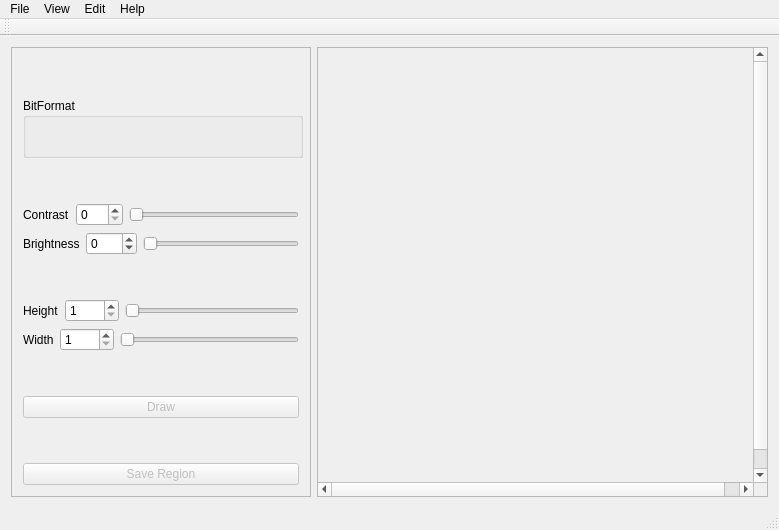
<?xml version="1.0" encoding="UTF-8"?>
<ui version="4.0">
 <class>MainWindow</class>
 <widget class="QMainWindow" name="MainWindow">
  <property name="geometry">
   <rect>
    <x>0</x>
    <y>0</y>
    <width>779</width>
    <height>530</height>
   </rect>
  </property>
  <property name="windowTitle">
   <string>MainWindow</string>
  </property>
  <widget class="QWidget" name="centralWidget">
   <property name="minimumSize">
    <size>
     <width>533</width>
     <height>319</height>
    </size>
   </property>
   <layout class="QGridLayout" name="gridLayout_2">
    <item row="0" column="0">
     <widget class="QFrame" name="frame">
      <property name="maximumSize">
       <size>
        <width>300</width>
        <height>16777215</height>
       </size>
      </property>
      <property name="frameShape">
       <enum>QFrame::StyledPanel</enum>
      </property>
      <property name="frameShadow">
       <enum>QFrame::Raised</enum>
      </property>
      <layout class="QGridLayout" name="gridLayout">
       <item row="4" column="0">
        <layout class="QHBoxLayout" name="horizontalLayout">
         <item>
          <widget class="QLabel" name="contrastLabel">
           <property name="text">
            <string>Contrast</string>
           </property>
          </widget>
         </item>
         <item>
          <widget class="QSpinBox" name="contrastSpinBox">
           <property name="maximum">
            <number>100</number>
           </property>
          </widget>
         </item>
         <item>
          <widget class="QSlider" name="contrastSlider">
           <property name="maximum">
            <number>100</number>
           </property>
           <property name="orientation">
            <enum>Qt::Horizontal</enum>
           </property>
          </widget>
         </item>
        </layout>
       </item>
       <item row="3" column="0">
        <spacer name="verticalSpacer">
         <property name="orientation">
          <enum>Qt::Vertical</enum>
         </property>
         <property name="sizeHint" stdset="0">
          <size>
           <width>20</width>
           <height>40</height>
          </size>
         </property>
        </spacer>
       </item>
       <item row="6" column="0">
        <spacer name="verticalSpacer_3">
         <property name="orientation">
          <enum>Qt::Vertical</enum>
         </property>
         <property name="sizeHint" stdset="0">
          <size>
           <width>20</width>
           <height>40</height>
          </size>
         </property>
        </spacer>
       </item>
       <item row="7" column="0">
        <layout class="QHBoxLayout" name="horizontalLayout_3">
         <item>
          <widget class="QLabel" name="heightLabel">
           <property name="text">
            <string>Height</string>
           </property>
          </widget>
         </item>
         <item>
          <widget class="QSpinBox" name="heightSpinBox">
           <property name="minimum">
            <number>1</number>
           </property>
           <property name="maximum">
            <number>9999</number>
           </property>
          </widget>
         </item>
         <item>
          <widget class="QSlider" name="heightSlider">
           <property name="minimum">
            <number>1</number>
           </property>
           <property name="maximum">
            <number>9999</number>
           </property>
           <property name="orientation">
            <enum>Qt::Horizontal</enum>
           </property>
          </widget>
         </item>
        </layout>
       </item>
       <item row="0" column="0">
        <spacer name="verticalSpacer_2">
         <property name="orientation">
          <enum>Qt::Vertical</enum>
         </property>
         <property name="sizeHint" stdset="0">
          <size>
           <width>20</width>
           <height>40</height>
          </size>
         </property>
        </spacer>
       </item>
       <item row="5" column="0">
        <layout class="QHBoxLayout" name="horizontalLayout_2">
         <item>
          <widget class="QLabel" name="brightnessLabel">
           <property name="text">
            <string>Brightness</string>
           </property>
          </widget>
         </item>
         <item>
          <widget class="QSpinBox" name="brightnessSpinBox">
           <property name="minimum">
            <number>-255</number>
           </property>
           <property name="maximum">
            <number>255</number>
           </property>
          </widget>
         </item>
         <item>
          <widget class="QSlider" name="brightnessSlider">
           <property name="minimum">
            <number>0</number>
           </property>
           <property name="maximum">
            <number>100</number>
           </property>
           <property name="orientation">
            <enum>Qt::Horizontal</enum>
           </property>
          </widget>
         </item>
        </layout>
       </item>
       <item row="10" column="0">
        <widget class="QPushButton" name="drawPushButton">
         <property name="enabled">
          <bool>false</bool>
         </property>
         <property name="text">
          <string>Draw</string>
         </property>
        </widget>
       </item>
       <item row="9" column="0">
        <spacer name="verticalSpacer_5">
         <property name="orientation">
          <enum>Qt::Vertical</enum>
         </property>
         <property name="sizeHint" stdset="0">
          <size>
           <width>20</width>
           <height>40</height>
          </size>
         </property>
        </spacer>
       </item>
       <item row="8" column="0">
        <layout class="QHBoxLayout" name="horizontalLayout_4">
         <item>
          <widget class="QLabel" name="widthLabel">
           <property name="text">
            <string>Width</string>
           </property>
          </widget>
         </item>
         <item>
          <widget class="QSpinBox" name="widthSpinBox">
           <property name="minimum">
            <number>1</number>
           </property>
           <property name="maximum">
            <number>9999</number>
           </property>
          </widget>
         </item>
         <item>
          <widget class="QSlider" name="widthSlider">
           <property name="minimum">
            <number>1</number>
           </property>
           <property name="maximum">
            <number>9999</number>
           </property>
           <property name="orientation">
            <enum>Qt::Horizontal</enum>
           </property>
          </widget>
         </item>
        </layout>
       </item>
       <item row="11" column="0">
        <spacer name="verticalSpacer_4">
         <property name="orientation">
          <enum>Qt::Vertical</enum>
         </property>
         <property name="sizeHint" stdset="0">
          <size>
           <width>20</width>
           <height>40</height>
          </size>
         </property>
        </spacer>
       </item>
       <item row="2" column="0">
        <widget class="QGroupBox" name="bitGroupBox">
         <property name="minimumSize">
          <size>
           <width>280</width>
           <height>60</height>
          </size>
         </property>
         <property name="maximumSize">
          <size>
           <width>461</width>
           <height>60</height>
          </size>
         </property>
         <property name="title">
          <string>BitFormat</string>
         </property>
         <widget class="QWidget" name="layoutWidget">
          <property name="geometry">
           <rect>
            <x>11</x>
            <y>22</y>
            <width>258</width>
            <height>19</height>
           </rect>
          </property>
          <layout class="QHBoxLayout" name="horizontalLayout_5">
           <item>
            <widget class="QRadioButton" name="oneBitButton">
             <property name="sizePolicy">
              <sizepolicy hsizetype="Preferred" vsizetype="Fixed">
               <horstretch>0</horstretch>
               <verstretch>0</verstretch>
              </sizepolicy>
             </property>
             <property name="text">
              <string>1 Bit</string>
             </property>
            </widget>
           </item>
           <item>
            <widget class="QRadioButton" name="fourBitButton">
             <property name="sizePolicy">
              <sizepolicy hsizetype="Preferred" vsizetype="Fixed">
               <horstretch>0</horstretch>
               <verstretch>0</verstretch>
              </sizepolicy>
             </property>
             <property name="text">
              <string>4 Bit</string>
             </property>
            </widget>
           </item>
           <item>
            <widget class="QRadioButton" name="eightBitButton">
             <property name="sizePolicy">
              <sizepolicy hsizetype="Preferred" vsizetype="Fixed">
               <horstretch>0</horstretch>
               <verstretch>0</verstretch>
              </sizepolicy>
             </property>
             <property name="text">
              <string>8 Bit</string>
             </property>
            </widget>
           </item>
           <item>
            <widget class="QRadioButton" name="sixteenBitButton">
             <property name="sizePolicy">
              <sizepolicy hsizetype="Preferred" vsizetype="Fixed">
               <horstretch>0</horstretch>
               <verstretch>0</verstretch>
              </sizepolicy>
             </property>
             <property name="text">
              <string>16 Bit</string>
             </property>
            </widget>
           </item>
           <item>
            <widget class="QRadioButton" name="twentyfourBitButton">
             <property name="sizePolicy">
              <sizepolicy hsizetype="Preferred" vsizetype="Fixed">
               <horstretch>0</horstretch>
               <verstretch>0</verstretch>
              </sizepolicy>
             </property>
             <property name="text">
              <string>24 Bit</string>
             </property>
            </widget>
           </item>
          </layout>
         </widget>
        </widget>
       </item>
       <item row="12" column="0">
        <widget class="QPushButton" name="saveAreaButton">
         <property name="enabled">
          <bool>false</bool>
         </property>
         <property name="text">
          <string>Save Region</string>
         </property>
        </widget>
       </item>
      </layout>
     </widget>
    </item>
    <item row="0" column="1">
     <layout class="QHBoxLayout" name="horizontalLayout_7">
      <item>
       <widget class="QScrollArea" name="scrollArea">
        <property name="sizePolicy">
         <sizepolicy hsizetype="MinimumExpanding" vsizetype="Preferred">
          <horstretch>0</horstretch>
          <verstretch>0</verstretch>
         </sizepolicy>
        </property>
        <property name="verticalScrollBarPolicy">
         <enum>Qt::ScrollBarAsNeeded</enum>
        </property>
        <property name="horizontalScrollBarPolicy">
         <enum>Qt::ScrollBarAsNeeded</enum>
        </property>
        <property name="widgetResizable">
         <bool>false</bool>
        </property>
        <widget class="QWidget" name="scrollAreaWidgetContents">
         <property name="geometry">
          <rect>
           <x>0</x>
           <y>0</y>
           <width>451</width>
           <height>455</height>
          </rect>
         </property>
         <layout class="QGridLayout" name="gridLayout_3"/>
        </widget>
       </widget>
      </item>
     </layout>
    </item>
   </layout>
  </widget>
  <widget class="QMenuBar" name="menuBar">
   <property name="geometry">
    <rect>
     <x>0</x>
     <y>0</y>
     <width>779</width>
     <height>21</height>
    </rect>
   </property>
   <widget class="QMenu" name="menuFile">
    <property name="title">
     <string>File</string>
    </property>
    <addaction name="actionFile"/>
    <addaction name="actionSave"/>
    <addaction name="actionSave_As"/>
    <addaction name="separator"/>
    <addaction name="actionExit"/>
   </widget>
   <widget class="QMenu" name="menuEdit">
    <property name="title">
     <string>Edit</string>
    </property>
    <addaction name="actionUndo"/>
   </widget>
   <widget class="QMenu" name="menuView">
    <property name="title">
     <string>View</string>
    </property>
    <addaction name="actionZoomIn"/>
    <addaction name="actionZoomOut"/>
    <addaction name="actionNormal_Size"/>
    <addaction name="separator"/>
    <addaction name="actionFit_To_Window"/>
   </widget>
   <widget class="QMenu" name="menuHelp">
    <property name="title">
     <string>Help</string>
    </property>
    <addaction name="actionAbout"/>
    <addaction name="actionAbout_Qt"/>
   </widget>
   <addaction name="menuFile"/>
   <addaction name="menuView"/>
   <addaction name="menuEdit"/>
   <addaction name="menuHelp"/>
  </widget>
  <widget class="QToolBar" name="mainToolBar">
   <attribute name="toolBarArea">
    <enum>TopToolBarArea</enum>
   </attribute>
   <attribute name="toolBarBreak">
    <bool>false</bool>
   </attribute>
  </widget>
  <widget class="QStatusBar" name="statusBar"/>
  <action name="actionNew">
   <property name="text">
    <string>New</string>
   </property>
   <property name="statusTip">
    <string>Create a new image file</string>
   </property>
   <property name="shortcut">
    <string>Ctrl+N</string>
   </property>
  </action>
  <action name="actionExit">
   <property name="text">
    <string>Exit</string>
   </property>
   <property name="statusTip">
    <string>Exit the application</string>
   </property>
   <property name="shortcut">
    <string>Ctrl+Q</string>
   </property>
  </action>
  <action name="actionSave">
   <property name="text">
    <string>Save</string>
   </property>
   <property name="shortcut">
    <string>Ctrl+S</string>
   </property>
  </action>
  <action name="actionFile">
   <property name="text">
    <string>Open...</string>
   </property>
   <property name="shortcut">
    <string>Ctrl+O</string>
   </property>
  </action>
  <action name="actionInput">
   <property name="text">
    <string>Input</string>
   </property>
   <property name="shortcut">
    <string>Ctrl+I</string>
   </property>
  </action>
  <action name="actionSave_As">
   <property name="text">
    <string>Save As</string>
   </property>
  </action>
  <action name="actionUndo">
   <property name="text">
    <string>Undo</string>
   </property>
   <property name="shortcut">
    <string>Ctrl+Z</string>
   </property>
  </action>
  <action name="actionZoomIn">
   <property name="text">
    <string>Zoom In (25%)</string>
   </property>
   <property name="shortcut">
    <string>Ctrl++</string>
   </property>
  </action>
  <action name="actionZoomOut">
   <property name="text">
    <string>Zoom Out (25%)</string>
   </property>
   <property name="shortcut">
    <string>Ctrl+-</string>
   </property>
  </action>
  <action name="actionNormal_Size">
   <property name="text">
    <string>Normal Size</string>
   </property>
   <property name="shortcut">
    <string>Ctrl+0</string>
   </property>
  </action>
  <action name="actionFit_To_Window">
   <property name="checkable">
    <bool>true</bool>
   </property>
   <property name="text">
    <string>Fit To Window</string>
   </property>
   <property name="shortcut">
    <string>Ctrl+F</string>
   </property>
  </action>
  <action name="actionAbout">
   <property name="text">
    <string>About</string>
   </property>
  </action>
  <action name="actionAbout_Qt">
   <property name="text">
    <string>About Qt</string>
   </property>
  </action>
 </widget>
 <layoutdefault spacing="6" margin="11"/>
 <resources/>
 <connections>
  <connection>
   <sender>contrastSlider</sender>
   <signal>valueChanged(int)</signal>
   <receiver>contrastSpinBox</receiver>
   <slot>setValue(int)</slot>
   <hints>
    <hint type="sourcelabel">
     <x>297</x>
     <y>232</y>
    </hint>
    <hint type="destinationlabel">
     <x>110</x>
     <y>231</y>
    </hint>
   </hints>
  </connection>
  <connection>
   <sender>brightnessSlider</sender>
   <signal>valueChanged(int)</signal>
   <receiver>brightnessSpinBox</receiver>
   <slot>setValue(int)</slot>
   <hints>
    <hint type="sourcelabel">
     <x>297</x>
     <y>262</y>
    </hint>
    <hint type="destinationlabel">
     <x>122</x>
     <y>261</y>
    </hint>
   </hints>
  </connection>
  <connection>
   <sender>contrastSpinBox</sender>
   <signal>valueChanged(int)</signal>
   <receiver>contrastSlider</receiver>
   <slot>setValue(int)</slot>
   <hints>
    <hint type="sourcelabel">
     <x>110</x>
     <y>231</y>
    </hint>
    <hint type="destinationlabel">
     <x>297</x>
     <y>232</y>
    </hint>
   </hints>
  </connection>
  <connection>
   <sender>brightnessSpinBox</sender>
   <signal>valueChanged(int)</signal>
   <receiver>brightnessSlider</receiver>
   <slot>setValue(int)</slot>
   <hints>
    <hint type="sourcelabel">
     <x>122</x>
     <y>261</y>
    </hint>
    <hint type="destinationlabel">
     <x>297</x>
     <y>262</y>
    </hint>
   </hints>
  </connection>
  <connection>
   <sender>heightSlider</sender>
   <signal>valueChanged(int)</signal>
   <receiver>heightSpinBox</receiver>
   <slot>setValue(int)</slot>
   <hints>
    <hint type="sourcelabel">
     <x>297</x>
     <y>338</y>
    </hint>
    <hint type="destinationlabel">
     <x>105</x>
     <y>337</y>
    </hint>
   </hints>
  </connection>
  <connection>
   <sender>widthSlider</sender>
   <signal>valueChanged(int)</signal>
   <receiver>widthSpinBox</receiver>
   <slot>setValue(int)</slot>
   <hints>
    <hint type="sourcelabel">
     <x>297</x>
     <y>368</y>
    </hint>
    <hint type="destinationlabel">
     <x>102</x>
     <y>367</y>
    </hint>
   </hints>
  </connection>
  <connection>
   <sender>heightSpinBox</sender>
   <signal>valueChanged(int)</signal>
   <receiver>heightSlider</receiver>
   <slot>setValue(int)</slot>
   <hints>
    <hint type="sourcelabel">
     <x>105</x>
     <y>337</y>
    </hint>
    <hint type="destinationlabel">
     <x>297</x>
     <y>338</y>
    </hint>
   </hints>
  </connection>
  <connection>
   <sender>widthSpinBox</sender>
   <signal>valueChanged(int)</signal>
   <receiver>widthSlider</receiver>
   <slot>setValue(int)</slot>
   <hints>
    <hint type="sourcelabel">
     <x>102</x>
     <y>367</y>
    </hint>
    <hint type="destinationlabel">
     <x>297</x>
     <y>368</y>
    </hint>
   </hints>
  </connection>
 </connections>
</ui>
